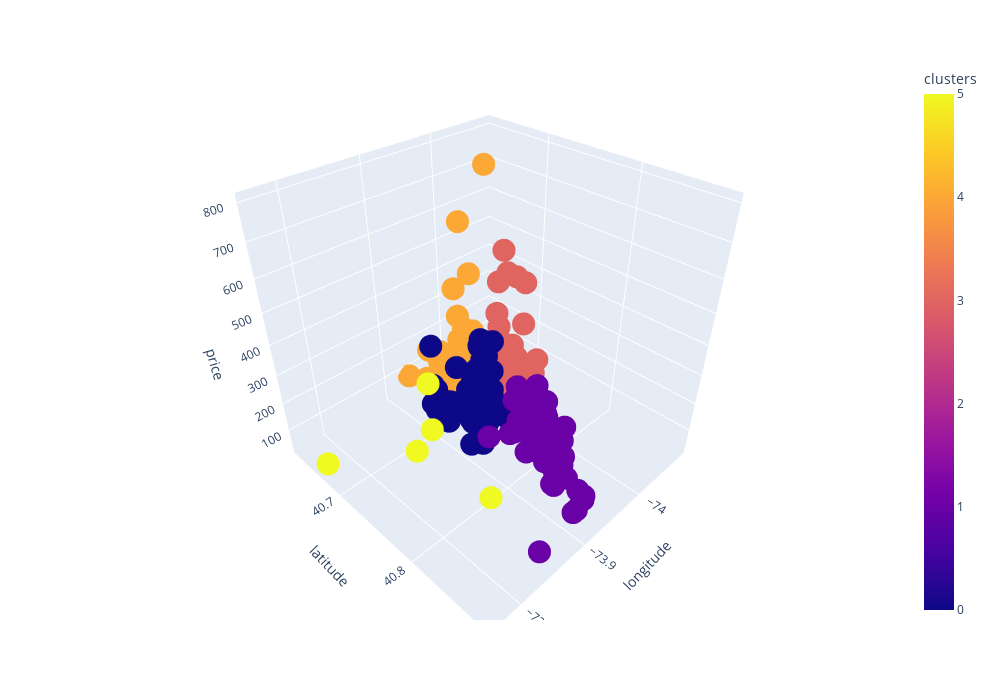

Here is the notebook cell this chart was saved with:
### Code cell
import plotly
import plotly.express as px

# передаём датафрейм и поля, которые нужно использовать для осей абсцисс, ординат и аппликат
# в значение color передаём номера кластеров
fig = px.scatter_3d(
    data_frame=airbnb, 
    x = 'longitude', 
    y = 'latitude', 
    z = 'price', 
    color='clusters', 
    width=1000,
    height=700
)

#отображаем график
fig.show()

### Figure 1 — Plotly figure (JSON) as saved in the notebook; plotly's stock layout.template omitted (floating-point values rounded to 4 significant figures; data arrays with more than 128 entries replaced by an {"elided": "..."} marker saying what was removed)
{"data": [{"hovertemplate": "longitude=%{x}<br>latitude=%{y}<br>price=%{z}<br>clusters=%{marker.color}<extra></extra>", "legendgroup": "", "marker": {"color": {"elided": "350 int values"}, "coloraxis": "coloraxis", "symbol": "circle"}, "mode": "markers", "name": "", "scene": "scene", "showlegend": false, "type": "scatter3d", "x": {"elided": "350 float values"}, "y": {"elided": "350 float values"}, "z": {"elided": "350 int values"}}], "layout": {"coloraxis": {"colorbar": {"title": {"text": "clusters"}}, "colorscale": [[0, "#0d0887"], [0.1111, "#46039f"], [0.2222, "#7201a8"], [0.3333, "#9c179e"], [0.4444, "#bd3786"], [0.5556, "#d8576b"], [0.6667, "#ed7953"], [0.7778, "#fb9f3a"], [0.8889, "#fdca26"], [1, "#f0f921"]]}, "height": 700, "legend": {"tracegroupgap": 0}, "margin": {"t": 60}, "scene": {"domain": {"x": [0, 1], "y": [0, 1]}, "xaxis": {"title": {"text": "longitude"}}, "yaxis": {"title": {"text": "latitude"}}, "zaxis": {"title": {"text": "price"}}}, "width": 1000}}
